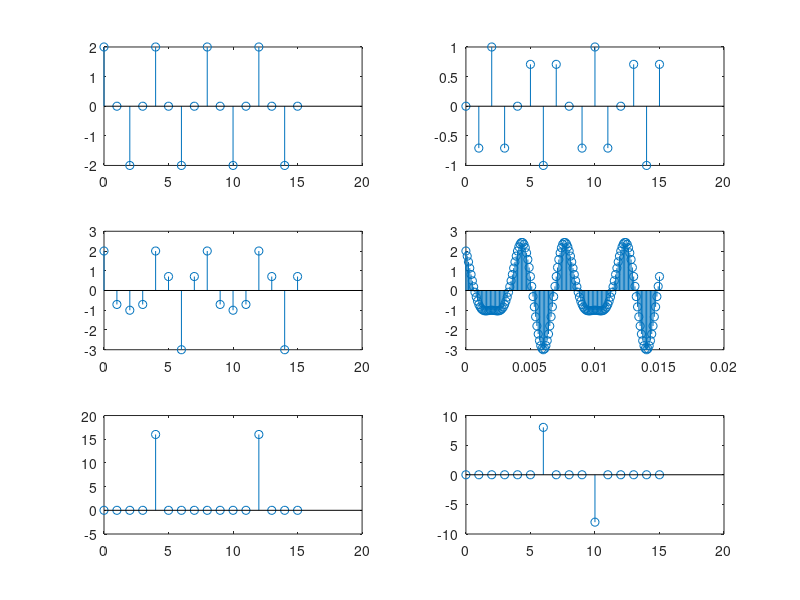

The MATLAB script that drew this image:
n = 0:15;
sc = 2*cos(2*pi*n/4)
ns = -sin(2*pi*n*3/8)

ax1 = subplot(3,2,1);
stem(ax1,n,sc)
ax2 = subplot(3,2,2);
stem(ax2, n, ns)


sn = sc + ns
t = 0:0.0001:0.015
st = 2*cos(2*pi*250*t)-sin(2*pi*375*t)

ax3 = subplot(3,2,3);
stem(ax3,n,sn)
ax4 = subplot(3,2,4);
stem(ax4, t, st)


srk = ones(1,16);
sik = ones(1,16);
for k = 0:15
    srk(k+1) = sum(sn.* cos(2*pi*n*k/16))
    sik(k+1) = sum(sn.* (-j*sin(2*pi*n*k/16)))
end

ax5 = subplot(3,2,5);
stem(ax5, n, srk)
ax6 = subplot(3,2,6);
stem(ax6, n, imag(sik))


ener_zeit = sum(sn.^2)

ener_freq = (sum(srk.^2) + sum(abs(sik).^2))/16
